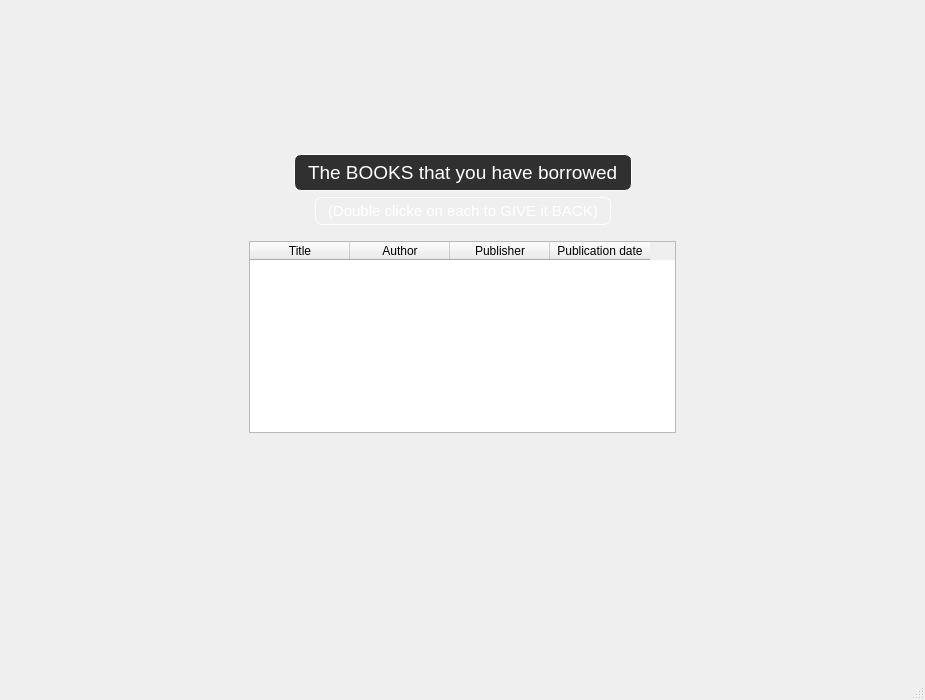
<?xml version="1.0" encoding="UTF-8"?>
<ui version="4.0">
 <class>giveback</class>
 <widget class="QMainWindow" name="giveback">
  <property name="geometry">
   <rect>
    <x>0</x>
    <y>0</y>
    <width>925</width>
    <height>700</height>
   </rect>
  </property>
  <property name="windowTitle">
   <string>MainWindow</string>
  </property>
  <property name="styleSheet">
   <string notr="true">#centralwidget
{
	border-image: url(:/img/C:/Users/DELTAcomputer/Desktop/lib1.jpg);
}</string>
  </property>
  <widget class="QWidget" name="centralwidget">
   <layout class="QVBoxLayout" name="verticalLayout">
    <item>
     <layout class="QHBoxLayout" name="horizontalLayout_3">
      <property name="leftMargin">
       <number>20</number>
      </property>
      <property name="topMargin">
       <number>20</number>
      </property>
      <property name="rightMargin">
       <number>10</number>
      </property>
      <property name="bottomMargin">
       <number>10</number>
      </property>
      <item>
       <widget class="QPushButton" name="BackBtn">
        <property name="cursor">
         <cursorShape>PointingHandCursor</cursorShape>
        </property>
        <property name="toolTip">
         <string>Back</string>
        </property>
        <property name="toolTipDuration">
         <number>-4</number>
        </property>
        <property name="styleSheet">
         <string notr="true">#BackBtn
{
border : 10px;
}</string>
        </property>
        <property name="text">
         <string/>
        </property>
        <property name="icon">
         <iconset>
          <normaloff>C:/Users/DELTAcomputer/Desktop/icons/329353.png</normaloff>C:/Users/DELTAcomputer/Desktop/icons/329353.png</iconset>
        </property>
        <property name="iconSize">
         <size>
          <width>55</width>
          <height>55</height>
         </size>
        </property>
       </widget>
      </item>
      <item>
       <spacer name="horizontalSpacer">
        <property name="orientation">
         <enum>Qt::Horizontal</enum>
        </property>
        <property name="sizeHint" stdset="0">
         <size>
          <width>40</width>
          <height>20</height>
         </size>
        </property>
       </spacer>
      </item>
     </layout>
    </item>
    <item>
     <spacer name="verticalSpacer">
      <property name="orientation">
       <enum>Qt::Vertical</enum>
      </property>
      <property name="sizeHint" stdset="0">
       <size>
        <width>20</width>
        <height>40</height>
       </size>
      </property>
     </spacer>
    </item>
    <item>
     <layout class="QVBoxLayout" name="verticalLayout_2">
      <property name="leftMargin">
       <number>20</number>
      </property>
      <property name="topMargin">
       <number>20</number>
      </property>
      <property name="rightMargin">
       <number>20</number>
      </property>
      <property name="bottomMargin">
       <number>0</number>
      </property>
      <item>
       <layout class="QHBoxLayout" name="horizontalLayout_2">
        <property name="leftMargin">
         <number>10</number>
        </property>
        <property name="topMargin">
         <number>10</number>
        </property>
        <property name="rightMargin">
         <number>10</number>
        </property>
        <property name="bottomMargin">
         <number>0</number>
        </property>
        <item>
         <spacer name="horizontalSpacer_2">
          <property name="orientation">
           <enum>Qt::Horizontal</enum>
          </property>
          <property name="sizeHint" stdset="0">
           <size>
            <width>40</width>
            <height>20</height>
           </size>
          </property>
         </spacer>
        </item>
        <item>
         <widget class="QLabel" name="label">
          <property name="font">
           <font>
            <pointsize>-1</pointsize>
            <weight>50</weight>
            <bold>false</bold>
           </font>
          </property>
          <property name="styleSheet">
           <string notr="true">#label
{
font-size: 19px;
    letter-spacing: -.00px;
color : white;
border : 1.25px solid white;
border-radius : 7px;
background-color : rgba(0, 0, 0,0.8);
    padding: 6px 8px;

}</string>
          </property>
          <property name="text">
           <string>The BOOKS that you have borrowed</string>
          </property>
         </widget>
        </item>
        <item>
         <spacer name="horizontalSpacer_3">
          <property name="orientation">
           <enum>Qt::Horizontal</enum>
          </property>
          <property name="sizeHint" stdset="0">
           <size>
            <width>40</width>
            <height>20</height>
           </size>
          </property>
         </spacer>
        </item>
       </layout>
      </item>
      <item>
       <layout class="QHBoxLayout" name="horizontalLayout_4">
        <property name="leftMargin">
         <number>10</number>
        </property>
        <property name="topMargin">
         <number>0</number>
        </property>
        <property name="rightMargin">
         <number>10</number>
        </property>
        <property name="bottomMargin">
         <number>10</number>
        </property>
        <item>
         <spacer name="horizontalSpacer_6">
          <property name="orientation">
           <enum>Qt::Horizontal</enum>
          </property>
          <property name="sizeHint" stdset="0">
           <size>
            <width>40</width>
            <height>20</height>
           </size>
          </property>
         </spacer>
        </item>
        <item>
         <widget class="QLabel" name="label_2">
          <property name="styleSheet">
           <string notr="true">#label_2
{
font-size: 15px;
    letter-spacing: -.00px;
color : white;
border : 1.25px solid white;
border-radius : 7px;
background-color : rgba(0, 0, 0,.8);
    padding: 4px 8px;

}</string>
          </property>
          <property name="text">
           <string>(Double clicke on each to GIVE it BACK)</string>
          </property>
         </widget>
        </item>
        <item>
         <spacer name="horizontalSpacer_7">
          <property name="orientation">
           <enum>Qt::Horizontal</enum>
          </property>
          <property name="sizeHint" stdset="0">
           <size>
            <width>40</width>
            <height>20</height>
           </size>
          </property>
         </spacer>
        </item>
       </layout>
      </item>
      <item>
       <layout class="QHBoxLayout" name="horizontalLayout">
        <property name="leftMargin">
         <number>20</number>
        </property>
        <property name="topMargin">
         <number>0</number>
        </property>
        <property name="rightMargin">
         <number>20</number>
        </property>
        <property name="bottomMargin">
         <number>0</number>
        </property>
        <item>
         <spacer name="horizontalSpacer_4">
          <property name="orientation">
           <enum>Qt::Horizontal</enum>
          </property>
          <property name="sizeType">
           <enum>QSizePolicy::Fixed</enum>
          </property>
          <property name="sizeHint" stdset="0">
           <size>
            <width>200</width>
            <height>20</height>
           </size>
          </property>
         </spacer>
        </item>
        <item>
         <widget class="QTableWidget" name="BookTable">
          <column>
           <property name="text">
            <string>Title</string>
           </property>
          </column>
          <column>
           <property name="text">
            <string>Author</string>
           </property>
          </column>
          <column>
           <property name="text">
            <string>Publisher</string>
           </property>
          </column>
          <column>
           <property name="text">
            <string>Publication date</string>
           </property>
          </column>
         </widget>
        </item>
        <item>
         <spacer name="horizontalSpacer_5">
          <property name="orientation">
           <enum>Qt::Horizontal</enum>
          </property>
          <property name="sizeType">
           <enum>QSizePolicy::Fixed</enum>
          </property>
          <property name="sizeHint" stdset="0">
           <size>
            <width>200</width>
            <height>20</height>
           </size>
          </property>
         </spacer>
        </item>
       </layout>
      </item>
     </layout>
    </item>
    <item>
     <spacer name="verticalSpacer_2">
      <property name="orientation">
       <enum>Qt::Vertical</enum>
      </property>
      <property name="sizeHint" stdset="0">
       <size>
        <width>20</width>
        <height>40</height>
       </size>
      </property>
     </spacer>
    </item>
    <item>
     <spacer name="verticalSpacer_3">
      <property name="orientation">
       <enum>Qt::Vertical</enum>
      </property>
      <property name="sizeHint" stdset="0">
       <size>
        <width>20</width>
        <height>40</height>
       </size>
      </property>
     </spacer>
    </item>
    <item>
     <spacer name="verticalSpacer_5">
      <property name="orientation">
       <enum>Qt::Vertical</enum>
      </property>
      <property name="sizeHint" stdset="0">
       <size>
        <width>20</width>
        <height>40</height>
       </size>
      </property>
     </spacer>
    </item>
    <item>
     <spacer name="verticalSpacer_4">
      <property name="orientation">
       <enum>Qt::Vertical</enum>
      </property>
      <property name="sizeHint" stdset="0">
       <size>
        <width>20</width>
        <height>40</height>
       </size>
      </property>
     </spacer>
    </item>
   </layout>
  </widget>
  <widget class="QMenuBar" name="menubar">
   <property name="geometry">
    <rect>
     <x>0</x>
     <y>0</y>
     <width>925</width>
     <height>26</height>
    </rect>
   </property>
  </widget>
  <widget class="QStatusBar" name="statusbar"/>
 </widget>
 <resources/>
 <connections/>
</ui>
